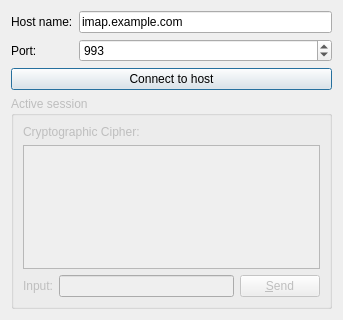
<?xml version="1.0" encoding="UTF-8"?>
<ui version="4.0">
 <class>Form</class>
 <widget class="QWidget" name="Form">
  <property name="geometry">
   <rect>
    <x>0</x>
    <y>0</y>
    <width>343</width>
    <height>320</height>
   </rect>
  </property>
  <property name="windowTitle">
   <string>Secure Socket Client</string>
  </property>
  <layout class="QVBoxLayout">
   <item>
    <layout class="QGridLayout">
     <item row="0" column="0">
      <widget class="QLabel" name="hostNameLabel">
       <property name="text">
        <string>Host name:</string>
       </property>
      </widget>
     </item>
     <item row="0" column="1">
      <widget class="QLineEdit" name="hostNameEdit">
       <property name="text">
        <string>imap.example.com</string>
       </property>
      </widget>
     </item>
     <item row="1" column="0">
      <widget class="QLabel" name="portLabel">
       <property name="text">
        <string>Port:</string>
       </property>
      </widget>
     </item>
     <item row="1" column="1">
      <widget class="QSpinBox" name="portBox">
       <property name="minimum">
        <number>1</number>
       </property>
       <property name="maximum">
        <number>65535</number>
       </property>
       <property name="value">
        <number>993</number>
       </property>
      </widget>
     </item>
    </layout>
   </item>
   <item>
    <widget class="QPushButton" name="connectButton">
     <property name="enabled">
      <bool>true</bool>
     </property>
     <property name="text">
      <string>Connect to host</string>
     </property>
     <property name="default">
      <bool>true</bool>
     </property>
    </widget>
   </item>
   <item>
    <widget class="QGroupBox" name="sessionBox">
     <property name="enabled">
      <bool>false</bool>
     </property>
     <property name="title">
      <string>Active session</string>
     </property>
     <layout class="QVBoxLayout">
      <item>
       <layout class="QHBoxLayout">
        <item>
         <widget class="QLabel" name="cipherText">
          <property name="text">
           <string>Cryptographic Cipher:</string>
          </property>
         </widget>
        </item>
        <item>
         <widget class="QLabel" name="cipherLabel">
          <property name="text">
           <string>&lt;none&gt;</string>
          </property>
          <property name="alignment">
           <set>Qt::AlignmentFlag::AlignRight|Qt::AlignmentFlag::AlignTrailing|Qt::AlignmentFlag::AlignVCenter</set>
          </property>
         </widget>
        </item>
       </layout>
      </item>
      <item>
       <widget class="QTextEdit" name="sessionOutput">
        <property name="enabled">
         <bool>false</bool>
        </property>
        <property name="focusPolicy">
         <enum>Qt::FocusPolicy::NoFocus</enum>
        </property>
        <property name="readOnly">
         <bool>true</bool>
        </property>
        <property name="html">
         <string>&lt;!DOCTYPE HTML PUBLIC &quot;-//W3C//DTD HTML 4.0//EN&quot; &quot;http://www.w3.org/TR/REC-html40/strict.dtd&quot;&gt;
&lt;html&gt;&lt;head&gt;&lt;meta name=&quot;qrichtext&quot; content=&quot;1&quot; /&gt;&lt;meta charset=&quot;utf-8&quot; /&gt;&lt;style type=&quot;text/css&quot;&gt;
p, li { white-space: pre-wrap; }
hr { height: 1px; border-width: 0; }
li.unchecked::marker { content: &quot;\2610&quot;; }
li.checked::marker { content: &quot;\2612&quot;; }
&lt;/style&gt;&lt;/head&gt;&lt;body style=&quot; font-family:'Noto Sans'; font-size:12pt; font-weight:400; font-style:normal;&quot;&gt;
&lt;p style=&quot;-qt-paragraph-type:empty; margin-top:0px; margin-bottom:0px; margin-left:0px; margin-right:0px; -qt-block-indent:0; text-indent:0px; font-family:'Sans Serif'; font-size:9pt;&quot;&gt;&lt;br /&gt;&lt;/p&gt;&lt;/body&gt;&lt;/html&gt;</string>
        </property>
       </widget>
      </item>
      <item>
       <layout class="QHBoxLayout">
        <item>
         <widget class="QLabel" name="sessionInputLabel">
          <property name="text">
           <string>Input:</string>
          </property>
         </widget>
        </item>
        <item>
         <widget class="QLineEdit" name="sessionInput">
          <property name="enabled">
           <bool>false</bool>
          </property>
         </widget>
        </item>
        <item>
         <widget class="QPushButton" name="sendButton">
          <property name="enabled">
           <bool>false</bool>
          </property>
          <property name="focusPolicy">
           <enum>Qt::FocusPolicy::TabFocus</enum>
          </property>
          <property name="text">
           <string>&amp;Send</string>
          </property>
          <property name="default">
           <bool>true</bool>
          </property>
         </widget>
        </item>
       </layout>
      </item>
     </layout>
    </widget>
   </item>
  </layout>
 </widget>
 <resources/>
 <connections>
  <connection>
   <sender>hostNameEdit</sender>
   <signal>returnPressed()</signal>
   <receiver>connectButton</receiver>
   <slot>animateClick()</slot>
   <hints>
    <hint type="sourcelabel">
     <x>126</x>
     <y>20</y>
    </hint>
    <hint type="destinationlabel">
     <x>142</x>
     <y>78</y>
    </hint>
   </hints>
  </connection>
  <connection>
   <sender>sessionInput</sender>
   <signal>returnPressed()</signal>
   <receiver>sendButton</receiver>
   <slot>animateClick()</slot>
   <hints>
    <hint type="sourcelabel">
     <x>142</x>
     <y>241</y>
    </hint>
    <hint type="destinationlabel">
     <x>297</x>
     <y>234</y>
    </hint>
   </hints>
  </connection>
 </connections>
</ui>
